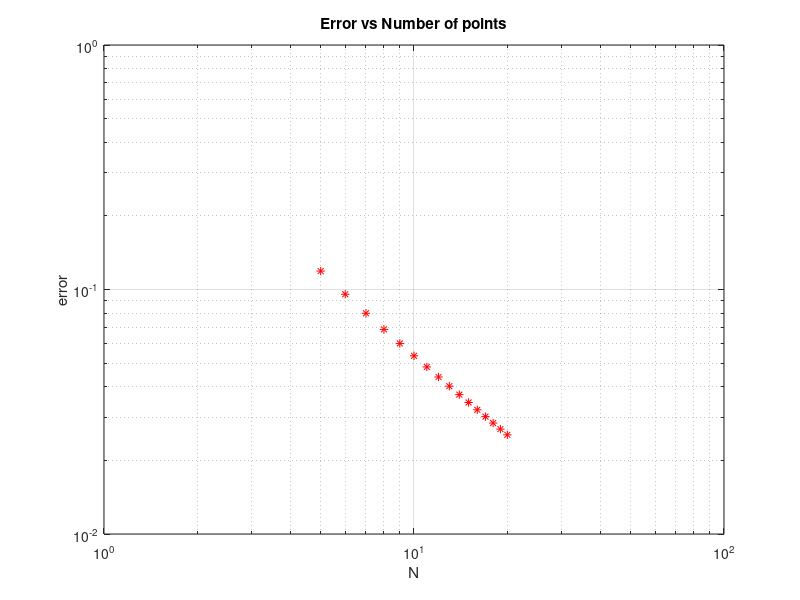
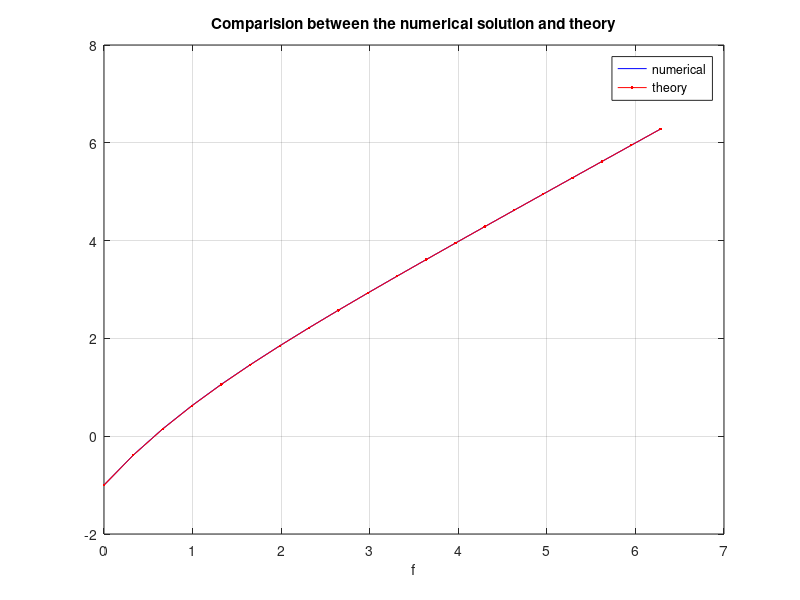

MATLAB code for these plots, in order:

%{
# Let's solve the differential equation af'+ bf" = c

Let's set g = f' ==> bg' + ag = c
Then, the general solution is g(x) = Aexp{\frac{-ax}{b}}
With the particular solution g = constant <=> g = c/a, we obtain the exact
solution :
$$
f = {\frac{-bA}{a}}exp{\frac{-ax}{b}} + c{\frac{x}{a}} + B, A and B being constants
$$

For the solving, we will choose a = b = c = 1

This code is based upon the differentiation matrix code diffmat.m
%}

for N=5:1:20 % Number of points
    
% Parameters
L=2*pi; % Domain length

% The grid
x=linspace(0,L,N)';
h=x(2)-x(1); % The grid size

% First derivative
D=zeros(N,N);
D(1,1:3)=[-3/2, 2, -1/2]/h;
for ind=2:N-1
    D(ind,ind-1:ind+1)=[-1/2, 0, 1/2]/h;
end
D(end,end-2:end)=[1/2, -2, 3/2]/h;

% Second derivative
DD=zeros(N,N);
DD(1,1:3)=[1, -2, 1]/h^2;
for ind=2:N-1
    DD(ind,ind-1:ind+1)=[1, -2, 1]/h^2;
end
DD(end,end-2:end)=[1, -2, 1]/h^2;

I=eye(N);

A = D+DD;
A([1,N],:)= I([1,N],:);
c=ones(N,1);

% Boundary Conditions
c(1)=-1; c(N)=-exp(-2*pi)+2*pi;

% Solve the system
f2=A\c;

% Convergence
e=sum(abs(f2-(-exp(-x)+x)));

figure(1)
loglog(N,e,'r*')
hold on
 
end
grid on
hold on 
title('Error vs Number of points'); xlabel('N'); ylabel('error')
print('-djpeg','fig1.jpg'); % save the figure

% Comparision between the numerical solution and theory
%{
![Here is the figure](/sandbox/easystab/differential_equation_secondorder)
%}
figure(2)
plot(x,f2,'b-',x,-exp(-x)+x,'r.-')
title('Comparision between the numerical solution and theory'); xlabel('x'); xlabel('f')
legend('numerical','theory')
grid on
print('-djpeg','fig2.jpg'); % save the figure





%{
Code by : Larry, Nathasha, Charline & Antoine
%}